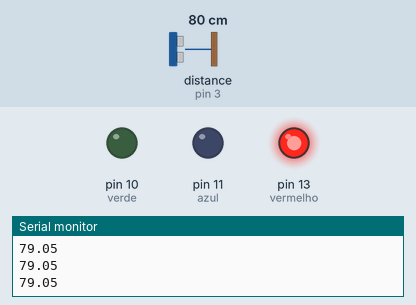
This sketch was run on a simulated Arduino Uno, built with avr-gcc and run on an emulated ATmega328P. On the bench: output pins drawn as LEDs (lit = HIGH), the last lines printed to the serial monitor. Wiring (inferred from the names in the program): ultrasonic range finder: trigger pin 3; echo pin 3. Inputs (shaded band) come from the test bench; at power-on: distance to the obstacle (sensor on pin 3) 80 cm. The echo pulse lasts 58.3 µs per cm.

Above: at 1.2 s.
1.3 s: distance to the obstacle (sensor on pin 3) set to 5 cm
2.8 s: distance to the obstacle (sensor on pin 3) set to 2 cm
At 3.7 s:
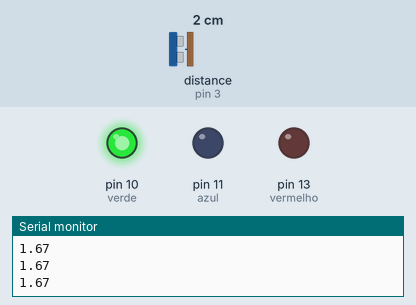
4.5 s: distance to the obstacle (sensor on pin 3) set to 120 cm
At 5.8 s:
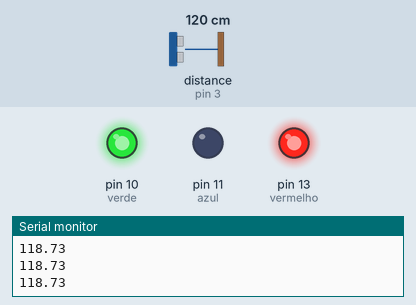
6.1 s: distance to the obstacle (sensor on pin 3) set to 106 cm
At 6.8 s:
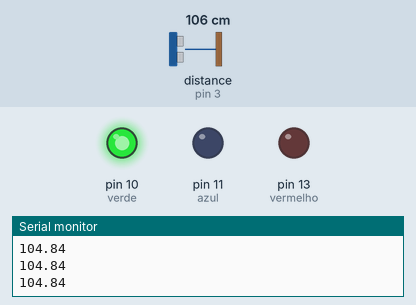
7.7 s: distance to the obstacle (sensor on pin 3) set to 97 cm
At 8.5 s:
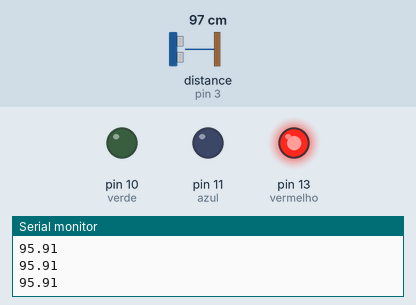
Timing chart, 0 to 10.3 s (numbered marks = the images above; inputs shaded):
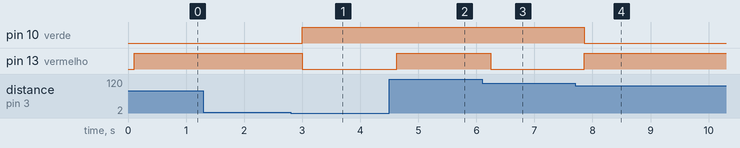

The sketch:

sensor1.ino
```cpp
int sinal=3;
float distancia;

int vermelho = 13;
int azul= 11;
int verde= 10;

void leitura();

void vermelhoFuncao()
{
  digitalWrite(azul, LOW);
  digitalWrite(verde, LOW);
  digitalWrite(vermelho, HIGH);
}

void verdeFuncao()
{
  digitalWrite(azul, LOW);
  digitalWrite(verde, HIGH);
  digitalWrite(vermelho, LOW);
}

void amareloFuncao()
{
  digitalWrite(azul, 0);
  digitalWrite(verde, 50);
  digitalWrite(vermelho, 255);
}

void setup ()
{
  Serial.begin(9600);
  pinMode(sinal, OUTPUT);
  digitalWrite(sinal, LOW);
  pinMode(verde, OUTPUT);
  pinMode(vermelho, OUTPUT);
  pinMode(azul, OUTPUT);
}

void loop()
{
  leitura();
  distancia=distancia/2;
  distancia=distancia*0.034029;

  Serial.println(distancia);
  delay(100);
  if (distancia>=3 && distancia<100)
    vermelhoFuncao();
  else if(distancia>=110 && distancia<220)
    amareloFuncao();
    else
    verdeFuncao();
}

void leitura()
{
  pinMode(sinal, OUTPUT);
  digitalWrite(sinal, HIGH);
  delayMicroseconds(5);
  digitalWrite(sinal, LOW);

  pinMode(sinal, INPUT);
  distancia=pulseIn(sinal, HIGH);
}
```

Measured:
- the behaviour switches between 4 and 3 cm on distance to the obstacle (sensor on pin 3) (found by bisection; images 0 and 1)
- the behaviour switches between 112 and 111 cm on distance to the obstacle (sensor on pin 3) (found by bisection; images 2 and 3)
- the behaviour switches between 102 and 101 cm on distance to the obstacle (sensor on pin 3) (found by bisection; images 3 and 4)
- after the input at 2.8 s, pin 10 (verde): LOW → HIGH after 0.20 s; pin 13 (vermelho): HIGH → LOW after 0.20 s
- after the input at 4.5 s, pin 13 (vermelho): LOW → HIGH after 0.13 s
- after the input at 6.1 s, pin 13 (vermelho): HIGH → LOW after 0.15 s
- after the input at 7.7 s, pin 10 (verde): HIGH → LOW after 0.16 s; pin 13 (vermelho): LOW → HIGH after 0.16 s
